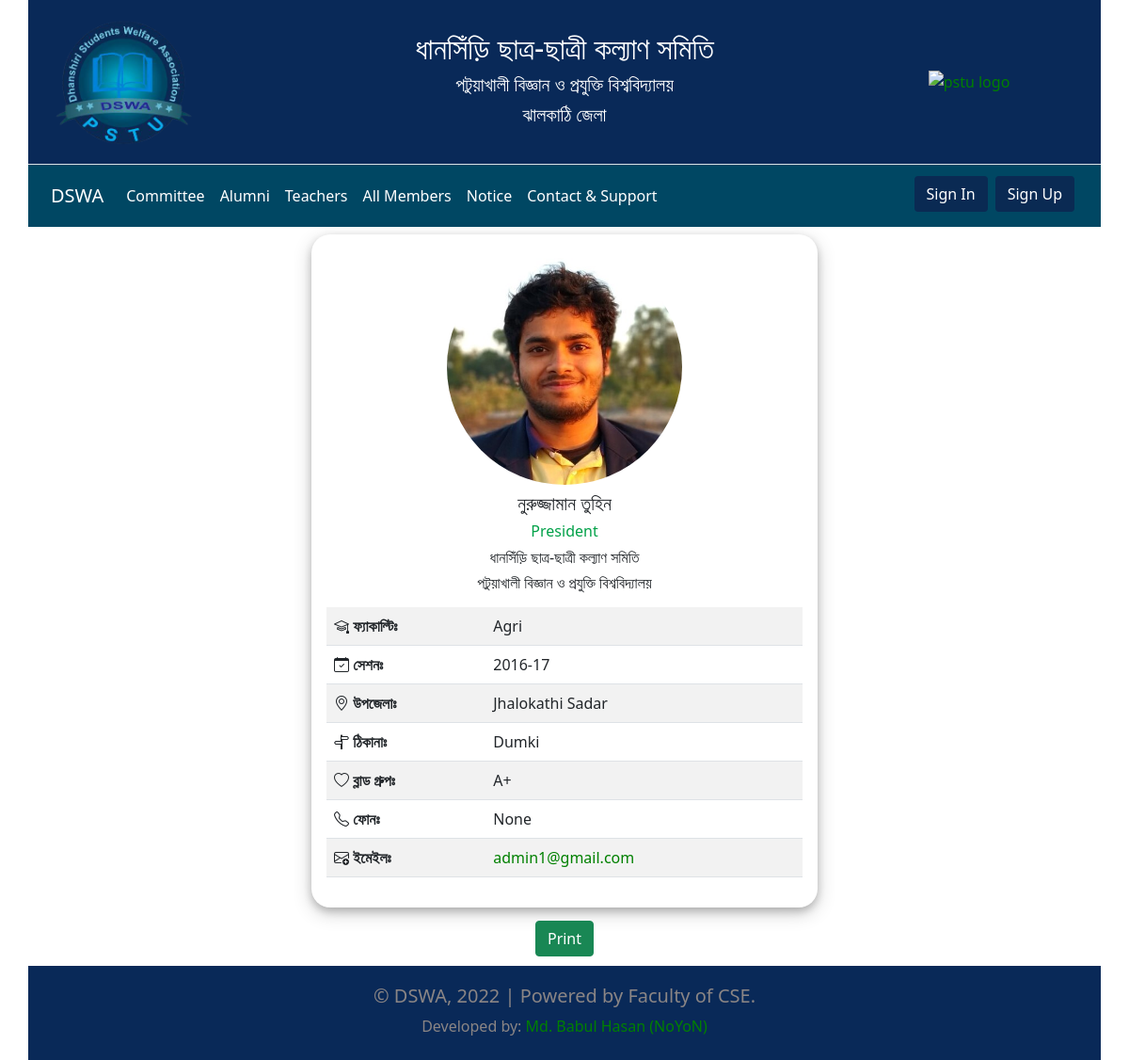
/profile/admin1/, run on the app's committed database.
### APP_Member/models.py (models this page shows, shortened)
class Student(models.Model):
    Faculty = [
        ('CSE', 'CSE'),
        ('Agri', 'Agriculture'),
        ('BBA', 'BBA'),
        ('Fisheries', 'Fisheries'),
        ('NFS', 'NFS'),
        ('ESDM', 'ESDM'),
        ('LLA', 'LLA'),
    ]
    Gender = [
        ('Male', 'Male'),
        ('Female', 'Female'),
        ('Others', 'Others'),
    ]
    Upazila = [
        ('Jhalokathi Sadar', 'Jhalokathi Sadar'),
        ('Nalcity', 'Nalcity'),
        ('Rajapur', 'Rajapur'),
        ('Kathalia', 'Kathalia'),
    ]
    Blood = [
        ('A+', 'A+'),
        ('A-', 'A-'),
        ('B+', 'B+'),
        ('B-', 'B-'),
        ('O+', 'O+'),
        ('O-', 'O-'),
        ('AB+', 'AB+'),
        ('AB-', 'AB-'),
    ]
    user = models.OneToOneField(User, on_delete=models.CASCADE)
    is_approved = models.BooleanField(default=False)
    is_alumni = models.BooleanField(default=False)
    priority = models.IntegerField(default=1000)
    designation = models.CharField(max_length=100, default="Member")
    name = models.CharField(max_length=100)
    gender = models.CharField(max_length=20, choices=Gender)
    session = models.CharField(max_length=100)
    faculty = models.CharField(max_length=100, choices=Faculty)
    upazila = models.CharField(max_length=100, choices=Upazila)
    address = models.CharField(max_length=100)
    phone = models.CharField(max_length=20, null=True, blank=True)
    blood = models.CharField(max_length=20, null=True, blank=True, choices=Blood)
    picture = models.ImageField(upload_to='profile pictures', null=True, blank=True)

### APP_Member/views.py (the view)
# urls.py: path('profile/<username>/', views.profile_view, name="profile_view"),
def profile_view(request, username):
    view_user = User.objects.get(username=username)
    if view_user.first_name == "student":
        user_profile = Student.objects.get(user=view_user)
    else:
        user_profile = Teacher.objects.get(user=view_user)
    return render(request, 'member/profile.html', {'user_profile': user_profile})

### template/member/profile.html (shortened to what this page needs)
{% extends "../main.html" %}
{% load static %}
{% block content %}
    <div class="container">
        <div class="row">
            <div class="col-md-3"></div>
                <div class="col-md-6" id="DivIdToPrint">
                    <div class="profile-box  p-3 px-3 m-1 ">
                        {% if user_profile.picture %}
                            <div class="text-center">
                                <img class=" update-pic image-fluid" src="{{ user_profile.picture.url }}">
                            </div>
                        {% else %}
                            <div class="text-center">
                                <img class=" update-pic image-fluid" src="{% static 'image/profile.jpg' %}">
                            </div>
                        {% endif %}
                        <div class="profile-body ">
                            <div class="text-center mt-2">
                                <h5>{{ user_profile.name }}</h5>
                                <h6 style="color: #00a148" class="">{{ user_profile.designation }}</h6>
                                <h6 class="card-text"> ধানসিঁড়ি ছাত্র-ছাত্রী কল্যাণ সমিতি</h6>
                                <h6 class="card-text"> পটুয়াখালী বিজ্ঞান ও প্রযুক্তি বিশ্ববিদ্যালয়</h6>
                            </div>
                            <table class="table table-striped my-3">
                                <tbody>
                                <tr>
                                    <th><i class="bi bi-mortarboard"></i> ফ্যাকাল্টিঃ</th>
                                    <td>{{ user_profile.faculty }}</td>
                                </tr>
                                <tr>
                                    <th><i class="bi bi-calendar-check"></i> সেশনঃ</th>
                                    <td>{{ user_profile.session }}</td>
                                </tr>
                                <tr>
                                    <th><i class="bi bi-geo-alt"></i> উপজেলাঃ</th>
                                    <td>{{ user_profile.upazila }}</td>
                                </tr>
                                <tr>
                                    <th><i class="bi bi-signpost-split"></i> ঠিকানাঃ</th>
                                    <td>{{ user_profile.address }}</td>
                                </tr>
                                <tr>
                                    <th scope="col"><i class="bi bi-heart"></i> ব্লাড গ্রুপঃ</th>
                                    <td scope="col">{{ user_profile.blood }}</td>
                                </tr>
                                <tr>
                                    <th><i class="bi bi-telephone"></i> ফোনঃ</th>
                                    <td>{{ user_profile.phone }}</td>
                                </tr>
                                <tr>
                                    <th><i class="bi bi-envelope-plus"></i> ইমেইলঃ</th>
                                    <td><a href="mailto:{{ user_profile.user.email }}">{{ user_profile.user.email }}</a>
                                    </td>
                                </tr>
                                </tbody>
                            </table>
                        </div>
                    </div>
                </div>
            <div class="col-md-3"></div>
        </div>
    </div>
    <div id="btnhide"  style="text-align: center;margin-top: 10px;margin-bottom: 10px">
        <input class="btn btn-block btn-success" type='button' id='btn' value='Print' onclick='printDiv();'>
    </div>
{% endblock %}

### static/css/style.css (style rules this page uses)
a { color: green; text-decoration: none; }
.update-pic { width: 250px; height: 250px; border-radius: 50%; }
.profile-box { border-radius: 20px; box-shadow: 0 4px 8px 0 rgba(0, 0, 0, 0.2), 0 6px 20px 0 rgba(0, 0, 0, 0.19); }

### data on the page
Student: picture (picture), name "নুরুজ্জামান তুহিন", designation "President", faculty "Agri", session "2016-17", upazila "Jhalokathi Sadar", address "Dumki", blood "A+", phone "None", user.email "admin1@gmail.com"
